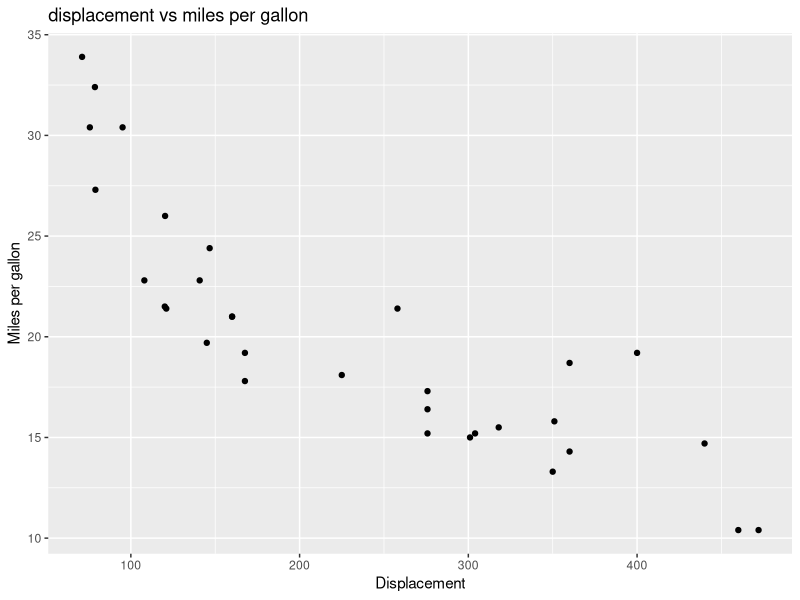
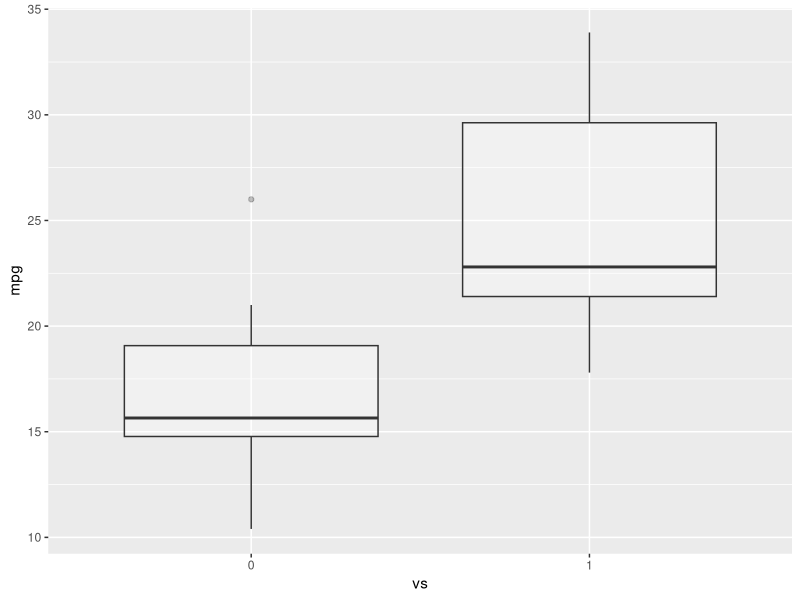
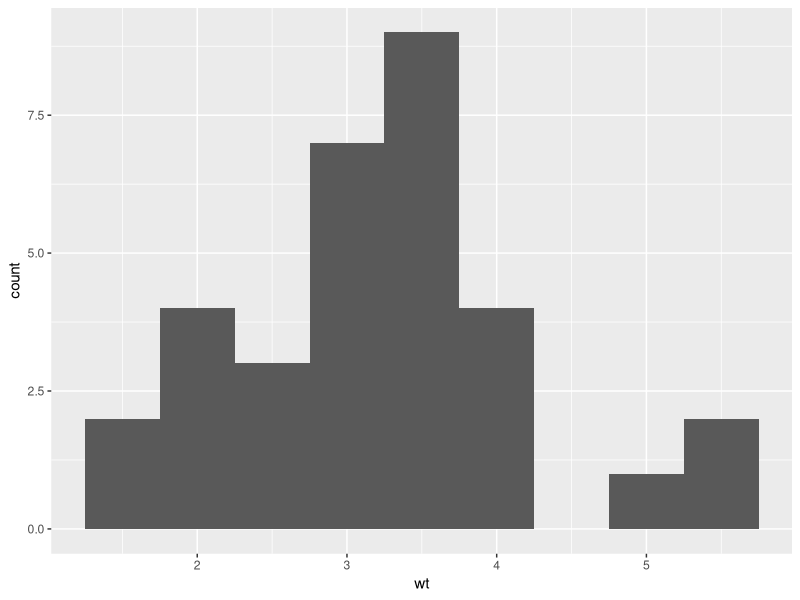

Here is the R script that generated these plots, in order:
library(datasets)
data(mtcars)
head(mtcars, 5)
?mtcars
library(ggplot2)
ggplot(aes(x=disp,y=mpg),data=mtcars)+geom_point()+ggtitle("displacement vs miles per gallon")+labs(x= "Displacement", y= "Miles per gallon")
mtcars$vs <- as.factor(mtcars$vs)
ggplot(aes(x=vs, y=mpg),data=mtcars)+geom_boxplot(alpha=0.3)+theme(legend.position="none")
ggplot(aes(x=wt),data=mtcars)+geom_histogram(binwidth = 0.5)
print(mtcars$vs)